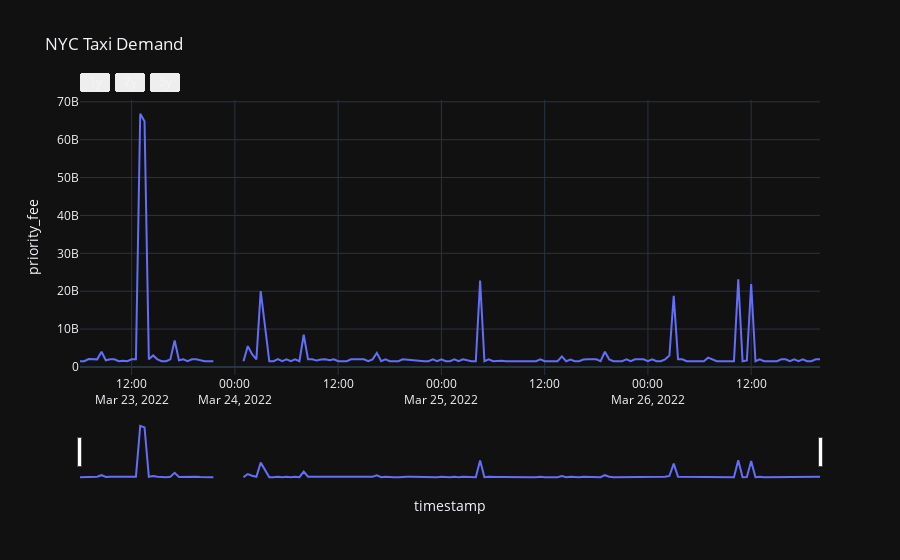

Write notebook code for a chart like this one.
### Code cell
fig = px.line(df.reset_index(), x='timestamp', y='priority_fee', title='NYC Taxi Demand')
#slider
fig.update_xaxes(
    # rangeslider_visible = True,
    # rangeselector = dict(
    #     buttons = list([
    #           dict(count=1, label='1y', step="year", stepmode="backward"),
    #           dict(count=2, label='2y', step="year", stepmode="backward"),
    #           dict(count=2, label='5y', step="year", stepmode="backward")
    #     ])
    # )
)
fig.show()

### Figure 1 — Plotly figure (JSON) as saved in the notebook; plotly's stock layout.template omitted (floating-point values rounded to 4 significant figures; data arrays with more than 128 entries replaced by an {"elided": "..."} marker saying what was removed)
{"data": [{"hovertemplate": "timestamp=%{x}<br>priority_fee=%{y}<extra></extra>", "legendgroup": "", "line": {"color": "#636efa", "dash": "solid"}, "marker": {"symbol": "circle"}, "mode": "lines", "name": "", "orientation": "v", "showlegend": false, "x": {"elided": "173 str values"}, "xaxis": "x", "y": {"elided": "173 float values"}, "yaxis": "y", "type": "scatter"}], "layout": {"xaxis": {"anchor": "y", "domain": [0.0, 1.0], "title": {"text": "timestamp"}, "rangeslider": {"visible": true}, "rangeselector": {"buttons": [{"count": 1, "label": "1y", "step": "year", "stepmode": "backward"}, {"count": 2, "label": "2y", "step": "year", "stepmode": "backward"}, {"count": 2, "label": "5y", "step": "year", "stepmode": "backward"}]}}, "yaxis": {"anchor": "x", "domain": [0.0, 1.0], "title": {"text": "priority_fee"}}, "legend": {"tracegroupgap": 0}, "title": {"text": "NYC Taxi Demand"}}}
